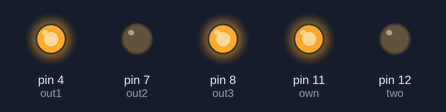
A sketch run on a simulated Arduino Uno, built with avr-gcc and run on an emulated ATmega328P. Shown: output pins drawn as LEDs (lit = HIGH).

Above: at 0.05 s.
At 2.95 s:
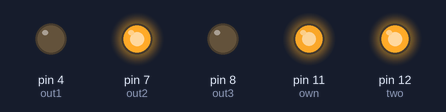
Timing chart, 0 to 3.5 s (numbered marks = the images above):
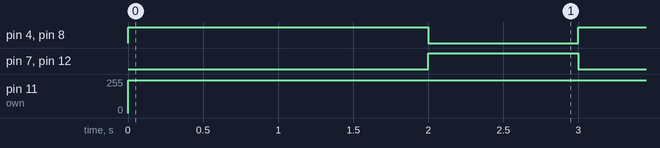

Measured:
- by itself, pin 4 (out1), pin 8 (out3): alternates HIGH for 2.0 s and LOW for 1.0 s
- by itself, pin 7 (out2), pin 12 (two): alternates HIGH for 1.0 s and LOW for 2.0 s
- by itself, pin 11 (own): 0/255 → 244/255 at 0.00 s

The sketch:

two_motors1.ino
```cpp
int own = 11 ;
int two = 12 ;
int out1 = 4 ;
int out2 = 7;
int out3 = 8 ;
int out4 = 12 ;

void setup() {
pinMode(out1 , OUTPUT) ;
pinMode(out2 , OUTPUT) ;
pinMode(out3 , OUTPUT) ;
pinMode(out4 , OUTPUT) ;
}

void loop() {
analogWrite(own , 500 ) ;
analogWrite(two , 500 ) ;
digitalWrite(out1 , HIGH);
digitalWrite(out2 , LOW);

digitalWrite(out3 , HIGH);
digitalWrite(out4 , LOW);
delay(2000) ;

analogWrite(own , 500 ) ;
analogWrite(two , 500 ) ;
digitalWrite(out1 , LOW);
digitalWrite(out2 , HIGH);

digitalWrite(out3 , LOW);
digitalWrite(out4 , HIGH);
delay(1000) ;


}
  
```
